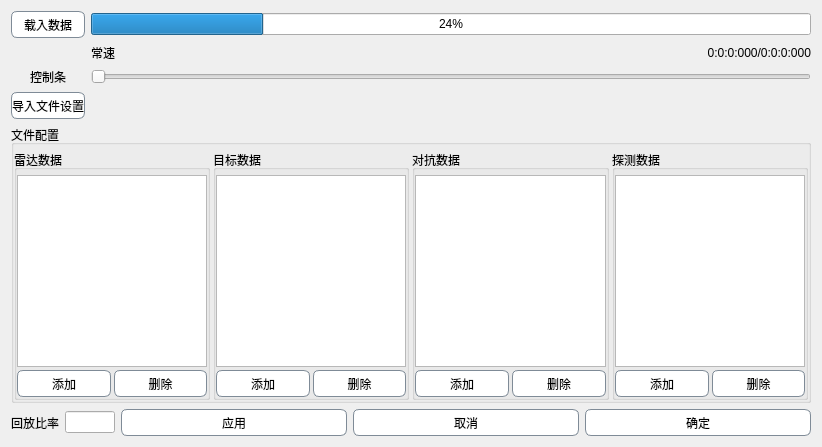
<?xml version="1.0" encoding="UTF-8"?>
<ui version="4.0">
 <class>DataPlayBackWidget</class>
 <widget class="QWidget" name="DataPlayBackWidget">
  <property name="geometry">
   <rect>
    <x>0</x>
    <y>0</y>
    <width>800</width>
    <height>429</height>
   </rect>
  </property>
  <property name="sizePolicy">
   <sizepolicy hsizetype="Fixed" vsizetype="Preferred">
    <horstretch>0</horstretch>
    <verstretch>0</verstretch>
   </sizepolicy>
  </property>
  <property name="minimumSize">
   <size>
    <width>800</width>
    <height>0</height>
   </size>
  </property>
  <property name="maximumSize">
   <size>
    <width>800</width>
    <height>562</height>
   </size>
  </property>
  <property name="windowTitle">
   <string>数据回放控制</string>
  </property>
  <property name="windowIcon">
   <iconset resource="../Res/res.qrc">
    <normaloff>:/img/playbackicon.png</normaloff>:/img/playbackicon.png</iconset>
  </property>
  <property name="styleSheet">
   <string notr="true">QPushButton{
background-color: #FFFFFF;
border-radius: 6px;
border: 1px solid #7F8B97;
height:25px;
}</string>
  </property>
  <layout class="QGridLayout" name="gridLayout_9">
   <property name="sizeConstraint">
    <enum>QLayout::SetFixedSize</enum>
   </property>
   <item row="0" column="0">
    <widget class="QPushButton" name="pushButton_load">
     <property name="styleSheet">
      <string notr="true">background-color: #FFFFFF;
border-radius: 6px;
border: 1px solid #7F8B97;</string>
     </property>
     <property name="text">
      <string>载入数据</string>
     </property>
    </widget>
   </item>
   <item row="0" column="1">
    <widget class="QProgressBar" name="progressBar_load">
     <property name="value">
      <number>24</number>
     </property>
    </widget>
   </item>
   <item row="1" column="1">
    <layout class="QFormLayout" name="formLayout">
     <item row="0" column="0">
      <widget class="QLabel" name="label_v">
       <property name="text">
        <string>常速</string>
       </property>
       <property name="alignment">
        <set>Qt::AlignLeading|Qt::AlignLeft|Qt::AlignVCenter</set>
       </property>
      </widget>
     </item>
     <item row="0" column="1">
      <widget class="QLabel" name="label">
       <property name="text">
        <string>0:0:0:000/0:0:0:000</string>
       </property>
       <property name="alignment">
        <set>Qt::AlignRight|Qt::AlignTrailing|Qt::AlignVCenter</set>
       </property>
      </widget>
     </item>
    </layout>
   </item>
   <item row="2" column="0">
    <widget class="QLabel" name="label_control">
     <property name="styleSheet">
      <string notr="true"/>
     </property>
     <property name="text">
      <string>控制条</string>
     </property>
     <property name="alignment">
      <set>Qt::AlignCenter</set>
     </property>
    </widget>
   </item>
   <item row="2" column="1">
    <widget class="QSlider" name="horizontalSlider_control">
     <property name="orientation">
      <enum>Qt::Horizontal</enum>
     </property>
    </widget>
   </item>
   <item row="3" column="0">
    <widget class="QPushButton" name="pushButton_set">
     <property name="sizePolicy">
      <sizepolicy hsizetype="Preferred" vsizetype="Fixed">
       <horstretch>0</horstretch>
       <verstretch>0</verstretch>
      </sizepolicy>
     </property>
     <property name="styleSheet">
      <string notr="true">background-color: #FFFFFF;
border-radius: 6px;
border: 1px solid #7F8B97;</string>
     </property>
     <property name="text">
      <string>导入文件设置</string>
     </property>
     <property name="checkable">
      <bool>true</bool>
     </property>
     <property name="flat">
      <bool>false</bool>
     </property>
    </widget>
   </item>
   <item row="4" column="0" colspan="2">
    <widget class="QGroupBox" name="groupBox_file_set">
     <property name="sizePolicy">
      <sizepolicy hsizetype="Preferred" vsizetype="Preferred">
       <horstretch>0</horstretch>
       <verstretch>0</verstretch>
      </sizepolicy>
     </property>
     <property name="minimumSize">
      <size>
       <width>0</width>
       <height>0</height>
      </size>
     </property>
     <property name="maximumSize">
      <size>
       <width>800</width>
       <height>361</height>
      </size>
     </property>
     <property name="title">
      <string>文件配置</string>
     </property>
     <layout class="QHBoxLayout" name="horizontalLayout_2">
      <property name="spacing">
       <number>3</number>
      </property>
      <property name="leftMargin">
       <number>0</number>
      </property>
      <property name="topMargin">
       <number>5</number>
      </property>
      <property name="rightMargin">
       <number>0</number>
      </property>
      <property name="bottomMargin">
       <number>0</number>
      </property>
      <item>
       <widget class="QGroupBox" name="groupBox_radar">
        <property name="title">
         <string>雷达数据</string>
        </property>
        <layout class="QGridLayout" name="gridLayout">
         <property name="leftMargin">
          <number>0</number>
         </property>
         <property name="topMargin">
          <number>5</number>
         </property>
         <property name="rightMargin">
          <number>0</number>
         </property>
         <property name="bottomMargin">
          <number>0</number>
         </property>
         <property name="spacing">
          <number>3</number>
         </property>
         <item row="1" column="0">
          <layout class="QHBoxLayout" name="horizontalLayout_radar">
           <item>
            <widget class="QPushButton" name="pushButton_radar_add">
             <property name="text">
              <string>添加</string>
             </property>
            </widget>
           </item>
           <item>
            <widget class="QPushButton" name="pushButton_radar_del">
             <property name="text">
              <string>删除</string>
             </property>
            </widget>
           </item>
          </layout>
         </item>
         <item row="0" column="0">
          <widget class="QListWidget" name="listWidget_rad">
           <property name="frameShadow">
            <enum>QFrame::Plain</enum>
           </property>
          </widget>
         </item>
        </layout>
       </widget>
      </item>
      <item>
       <widget class="QGroupBox" name="groupBox_tar">
        <property name="title">
         <string>目标数据</string>
        </property>
        <layout class="QGridLayout" name="gridLayout_2">
         <property name="leftMargin">
          <number>0</number>
         </property>
         <property name="topMargin">
          <number>5</number>
         </property>
         <property name="rightMargin">
          <number>0</number>
         </property>
         <property name="bottomMargin">
          <number>0</number>
         </property>
         <property name="spacing">
          <number>3</number>
         </property>
         <item row="1" column="0">
          <layout class="QHBoxLayout" name="horizontalLayout_tar">
           <item>
            <widget class="QPushButton" name="pushButton_tar_add">
             <property name="text">
              <string>添加</string>
             </property>
            </widget>
           </item>
           <item>
            <widget class="QPushButton" name="pushButton_tar_del">
             <property name="text">
              <string>删除</string>
             </property>
            </widget>
           </item>
          </layout>
         </item>
         <item row="0" column="0">
          <widget class="QListWidget" name="listWidget_tar"/>
         </item>
        </layout>
       </widget>
      </item>
      <item>
       <widget class="QGroupBox" name="groupBox_against">
        <property name="title">
         <string>对抗数据</string>
        </property>
        <layout class="QGridLayout" name="gridLayout_3">
         <property name="leftMargin">
          <number>0</number>
         </property>
         <property name="topMargin">
          <number>5</number>
         </property>
         <property name="rightMargin">
          <number>0</number>
         </property>
         <property name="bottomMargin">
          <number>0</number>
         </property>
         <property name="spacing">
          <number>3</number>
         </property>
         <item row="1" column="0">
          <layout class="QHBoxLayout" name="horizontalLayout_against">
           <item>
            <widget class="QPushButton" name="pushButton_against_add">
             <property name="text">
              <string>添加</string>
             </property>
            </widget>
           </item>
           <item>
            <widget class="QPushButton" name="pushButton_against_del">
             <property name="text">
              <string>删除</string>
             </property>
            </widget>
           </item>
          </layout>
         </item>
         <item row="0" column="0">
          <widget class="QListWidget" name="listWidget_against"/>
         </item>
        </layout>
       </widget>
      </item>
      <item>
       <widget class="QGroupBox" name="groupBox_detect">
        <property name="title">
         <string>探测数据</string>
        </property>
        <layout class="QGridLayout" name="gridLayout_4">
         <property name="leftMargin">
          <number>0</number>
         </property>
         <property name="topMargin">
          <number>5</number>
         </property>
         <property name="rightMargin">
          <number>0</number>
         </property>
         <property name="bottomMargin">
          <number>0</number>
         </property>
         <property name="spacing">
          <number>3</number>
         </property>
         <item row="1" column="0">
          <layout class="QHBoxLayout" name="horizontalLayout_detect">
           <item>
            <widget class="QPushButton" name="pushButton_detect_add">
             <property name="text">
              <string>添加</string>
             </property>
            </widget>
           </item>
           <item>
            <widget class="QPushButton" name="pushButton_detect_del">
             <property name="text">
              <string>删除</string>
             </property>
            </widget>
           </item>
          </layout>
         </item>
         <item row="0" column="0">
          <widget class="QListWidget" name="listWidget_detect"/>
         </item>
        </layout>
       </widget>
      </item>
     </layout>
    </widget>
   </item>
   <item row="5" column="0" colspan="2">
    <layout class="QHBoxLayout" name="horizontalLayout">
     <property name="sizeConstraint">
      <enum>QLayout::SetFixedSize</enum>
     </property>
     <item>
      <widget class="QLabel" name="label_rate">
       <property name="sizePolicy">
        <sizepolicy hsizetype="Fixed" vsizetype="Preferred">
         <horstretch>0</horstretch>
         <verstretch>0</verstretch>
        </sizepolicy>
       </property>
       <property name="styleSheet">
        <string notr="true"/>
       </property>
       <property name="text">
        <string>回放比率</string>
       </property>
       <property name="alignment">
        <set>Qt::AlignLeading|Qt::AlignLeft|Qt::AlignVCenter</set>
       </property>
      </widget>
     </item>
     <item>
      <widget class="QLineEdit" name="lineEdit_rate">
       <property name="sizePolicy">
        <sizepolicy hsizetype="Fixed" vsizetype="Fixed">
         <horstretch>0</horstretch>
         <verstretch>0</verstretch>
        </sizepolicy>
       </property>
       <property name="minimumSize">
        <size>
         <width>50</width>
         <height>0</height>
        </size>
       </property>
       <property name="maximumSize">
        <size>
         <width>50</width>
         <height>16777215</height>
        </size>
       </property>
      </widget>
     </item>
     <item>
      <widget class="QPushButton" name="pushButton_apply">
       <property name="styleSheet">
        <string notr="true">background-color: #FFFFFF;
border-radius: 6px;
border: 1px solid #7F8B97;</string>
       </property>
       <property name="text">
        <string>应用</string>
       </property>
      </widget>
     </item>
     <item>
      <widget class="QPushButton" name="pushButton_cancel">
       <property name="styleSheet">
        <string notr="true">background-color: #FFFFFF;
border-radius: 6px;
border: 1px solid #7F8B97;</string>
       </property>
       <property name="text">
        <string>取消</string>
       </property>
      </widget>
     </item>
     <item>
      <widget class="QPushButton" name="pushButton_yes">
       <property name="styleSheet">
        <string notr="true">background-color: #FFFFFF;
border-radius: 6px;
border: 1px solid #7F8B97;</string>
       </property>
       <property name="text">
        <string>确定</string>
       </property>
      </widget>
     </item>
    </layout>
   </item>
  </layout>
 </widget>
 <resources>
  <include location="../Res/res.qrc"/>
 </resources>
 <connections/>
</ui>
